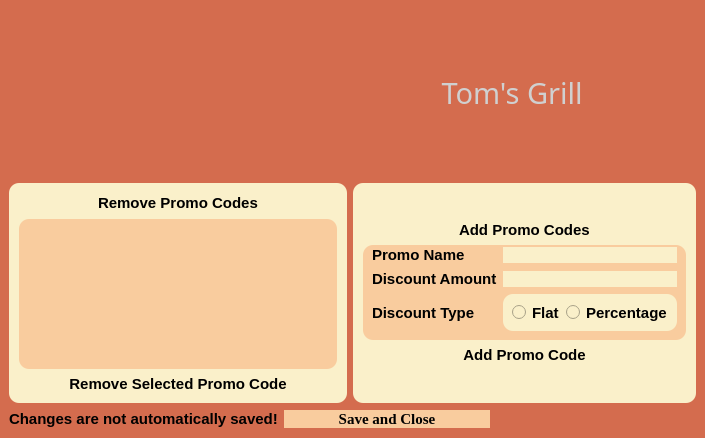
<?xml version="1.0" encoding="UTF-8"?>
<ui version="4.0">
 <class>PromoCodesWindow</class>
 <widget class="QMainWindow" name="PromoCodesWindow">
  <property name="geometry">
   <rect>
    <x>0</x>
    <y>0</y>
    <width>696</width>
    <height>438</height>
   </rect>
  </property>
  <property name="windowTitle">
   <string>Modify Promo Codes</string>
  </property>
  <property name="styleSheet">
   <string notr="true">background-color: rgb(212, 108, 78);</string>
  </property>
  <widget class="QWidget" name="centralwidget">
   <layout class="QVBoxLayout" name="verticalLayout_3">
    <item>
     <widget class="QWidget" name="" native="true">
      <layout class="QHBoxLayout" name="horizontalLayout">
       <item alignment="Qt::AlignRight">
        <widget class="QLabel" name="RestaurantNameLogo">
         <property name="text">
          <string/>
         </property>
        </widget>
       </item>
       <item>
        <widget class="QLabel" name="label">
         <property name="minimumSize">
          <size>
           <width>300</width>
           <height>150</height>
          </size>
         </property>
         <property name="maximumSize">
          <size>
           <width>300</width>
           <height>150</height>
          </size>
         </property>
         <property name="styleSheet">
          <string notr="true">image: url(:/logo/pictures/logo 2.png);</string>
         </property>
         <property name="text">
          <string/>
         </property>
        </widget>
       </item>
       <item>
        <widget class="QLabel" name="RestaurantNameLabel">
         <property name="minimumSize">
          <size>
           <width>350</width>
           <height>0</height>
          </size>
         </property>
         <property name="font">
          <font>
           <family>Vineta BT</family>
           <pointsize>22</pointsize>
          </font>
         </property>
         <property name="styleSheet">
          <string notr="true">color: rgb(208, 208, 208);</string>
         </property>
         <property name="text">
          <string>&lt;html&gt;&lt;head/&gt;&lt;body&gt;&lt;p align=&quot;center&quot;&gt;Tom's Grill&lt;/p&gt;&lt;/body&gt;&lt;/html&gt;</string>
         </property>
        </widget>
       </item>
      </layout>
     </widget>
    </item>
    <item>
     <layout class="QHBoxLayout" name="horizontalLayout_2">
      <property name="topMargin">
       <number>0</number>
      </property>
      <item>
       <widget class="QWidget" name="" native="true">
        <property name="styleSheet">
         <string notr="true">color: rgb(0, 0, 0);
background-color: rgb(250, 240, 202);
border-radius: 10px
</string>
        </property>
        <layout class="QVBoxLayout" name="verticalLayout_2" stretch="10,75,15">
         <property name="leftMargin">
          <number>10</number>
         </property>
         <property name="topMargin">
          <number>10</number>
         </property>
         <property name="rightMargin">
          <number>10</number>
         </property>
         <property name="bottomMargin">
          <number>10</number>
         </property>
         <item alignment="Qt::AlignHCenter">
          <widget class="QLabel" name="RemovePromoCodeLabel">
           <property name="font">
            <font>
             <pointsize>11</pointsize>
             <bold>true</bold>
            </font>
           </property>
           <property name="text">
            <string>Remove Promo Codes</string>
           </property>
          </widget>
         </item>
         <item>
          <widget class="QListWidget" name="PromoCodesList">
           <property name="styleSheet">
            <string notr="true">color: rgb(0, 0, 0);
background-color: rgb(249, 204, 158);
border-radius: 10px
</string>
           </property>
          </widget>
         </item>
         <item>
          <widget class="QPushButton" name="RemovePromoCodeButton">
           <property name="font">
            <font>
             <pointsize>11</pointsize>
             <bold>true</bold>
            </font>
           </property>
           <property name="text">
            <string>Remove Selected Promo Code</string>
           </property>
          </widget>
         </item>
        </layout>
       </widget>
      </item>
      <item>
       <widget class="QWidget" name="" native="true">
        <property name="styleSheet">
         <string notr="true">color: rgb(0, 0, 0);
background-color: rgb(250, 240, 202);
border-radius: 10px
</string>
        </property>
        <layout class="QVBoxLayout" name="verticalLayout" stretch="0,0,0,0,0">
         <property name="leftMargin">
          <number>10</number>
         </property>
         <property name="topMargin">
          <number>10</number>
         </property>
         <property name="rightMargin">
          <number>10</number>
         </property>
         <property name="bottomMargin">
          <number>10</number>
         </property>
         <item>
          <spacer name="verticalSpacer_2">
           <property name="orientation">
            <enum>Qt::Vertical</enum>
           </property>
           <property name="sizeHint" stdset="0">
            <size>
             <width>20</width>
             <height>40</height>
            </size>
           </property>
          </spacer>
         </item>
         <item alignment="Qt::AlignHCenter">
          <widget class="QLabel" name="AddPromoCodeLabel">
           <property name="font">
            <font>
             <pointsize>11</pointsize>
             <bold>true</bold>
            </font>
           </property>
           <property name="text">
            <string>Add Promo Codes</string>
           </property>
          </widget>
         </item>
         <item>
          <widget class="QWidget" name="" native="true">
           <property name="styleSheet">
            <string notr="true">color: rgb(0, 0, 0);
background-color: rgb(249, 204, 158);
border-radius: 10px
</string>
           </property>
           <layout class="QGridLayout" name="gridLayout_2">
            <property name="topMargin">
             <number>1</number>
            </property>
            <item row="0" column="0">
             <widget class="QLabel" name="PromoNameButton">
              <property name="font">
               <font>
                <pointsize>11</pointsize>
                <bold>true</bold>
               </font>
              </property>
              <property name="text">
               <string>Promo Name</string>
              </property>
             </widget>
            </item>
            <item row="0" column="1">
             <widget class="QLineEdit" name="PromoNameLineEdit">
              <property name="styleSheet">
               <string notr="true">color: rgb(0, 0, 0);
background-color: rgb(250, 240, 202);
border-radius: 10px
</string>
              </property>
             </widget>
            </item>
            <item row="1" column="0">
             <widget class="QLabel" name="DiscountAmountButton">
              <property name="font">
               <font>
                <pointsize>11</pointsize>
                <bold>true</bold>
               </font>
              </property>
              <property name="text">
               <string>Discount Amount</string>
              </property>
             </widget>
            </item>
            <item row="1" column="1">
             <widget class="QLineEdit" name="DiscountAmountLineEdit">
              <property name="styleSheet">
               <string notr="true">color: rgb(0, 0, 0);
background-color: rgb(250, 240, 202);
border-radius: 10px
</string>
              </property>
             </widget>
            </item>
            <item row="2" column="0">
             <widget class="QLabel" name="DiscountTypeButton">
              <property name="font">
               <font>
                <pointsize>11</pointsize>
                <bold>true</bold>
               </font>
              </property>
              <property name="text">
               <string>Discount Type</string>
              </property>
             </widget>
            </item>
            <item row="2" column="1">
             <widget class="QWidget" name="" native="true">
              <property name="styleSheet">
               <string notr="true">color: rgb(0, 0, 0);
background-color: rgb(250, 240, 202);
border-radius: 10px
</string>
              </property>
              <layout class="QHBoxLayout" name="horizontalLayout_5">
               <item alignment="Qt::AlignHCenter">
                <widget class="QRadioButton" name="FlatDiscountButton">
                 <property name="font">
                  <font>
                   <pointsize>11</pointsize>
                   <bold>true</bold>
                  </font>
                 </property>
                 <property name="text">
                  <string>Flat</string>
                 </property>
                </widget>
               </item>
               <item alignment="Qt::AlignHCenter">
                <widget class="QRadioButton" name="PercentageButton">
                 <property name="font">
                  <font>
                   <pointsize>11</pointsize>
                   <bold>true</bold>
                  </font>
                 </property>
                 <property name="text">
                  <string>Percentage</string>
                 </property>
                </widget>
               </item>
              </layout>
             </widget>
            </item>
           </layout>
          </widget>
         </item>
         <item>
          <widget class="QPushButton" name="AddPromoCodeButton">
           <property name="font">
            <font>
             <pointsize>11</pointsize>
             <bold>true</bold>
            </font>
           </property>
           <property name="text">
            <string>Add Promo Code</string>
           </property>
          </widget>
         </item>
         <item>
          <spacer name="verticalSpacer">
           <property name="orientation">
            <enum>Qt::Vertical</enum>
           </property>
           <property name="sizeHint" stdset="0">
            <size>
             <width>20</width>
             <height>40</height>
            </size>
           </property>
          </spacer>
         </item>
        </layout>
       </widget>
      </item>
     </layout>
    </item>
    <item>
     <layout class="QHBoxLayout" name="horizontalLayout_3" stretch="30,30,30">
      <property name="topMargin">
       <number>0</number>
      </property>
      <item alignment="Qt::AlignRight">
       <widget class="QLabel" name="Notice">
        <property name="font">
         <font>
          <pointsize>11</pointsize>
          <bold>true</bold>
         </font>
        </property>
        <property name="styleSheet">
         <string notr="true">color: rgb(0, 0, 0);</string>
        </property>
        <property name="text">
         <string>Changes are not automatically saved!</string>
        </property>
       </widget>
      </item>
      <item>
       <widget class="QPushButton" name="SaveAndCloseButton">
        <property name="font">
         <font>
          <family>Georgia</family>
          <pointsize>11</pointsize>
          <bold>true</bold>
         </font>
        </property>
        <property name="styleSheet">
         <string notr="true">color: rgb(0, 0, 0);
background-color: rgb(249, 204, 158);
border-radius: 10px
</string>
        </property>
        <property name="text">
         <string>Save and Close</string>
        </property>
       </widget>
      </item>
      <item>
       <spacer name="horizontalSpacer">
        <property name="orientation">
         <enum>Qt::Horizontal</enum>
        </property>
        <property name="sizeHint" stdset="0">
         <size>
          <width>40</width>
          <height>20</height>
         </size>
        </property>
       </spacer>
      </item>
     </layout>
    </item>
   </layout>
  </widget>
 </widget>
 <resources/>
 <connections/>
</ui>
